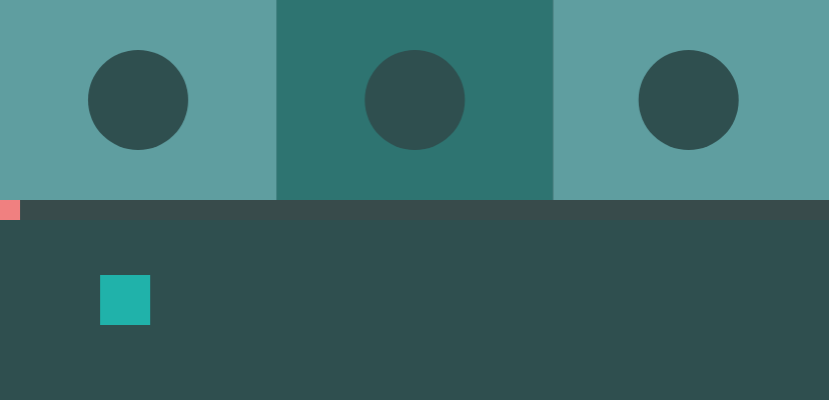
Frame 1 (no input)
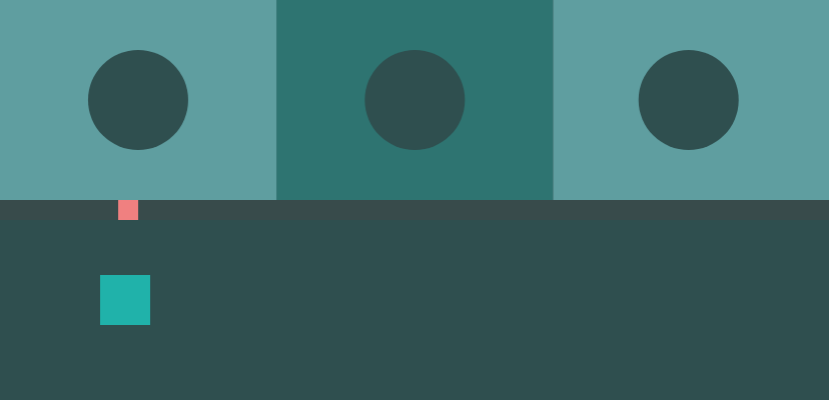
Frame 60 (no input)
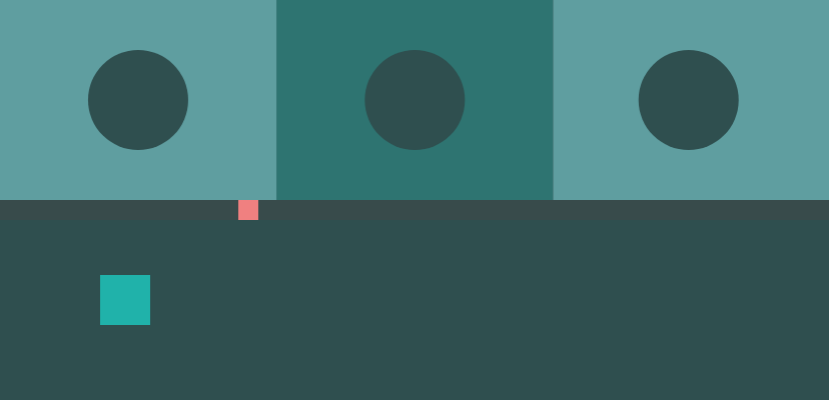
Frame 120 (the mouse pressed at the canvas centre since frame 60)

The p5.js sketch that drew these frames (run headless with seeded random() and noise() and a simulated clock; from frame 60 on, the mouse is pressed at the canvas centre):

// p5.js sketch
// ── sketch.js
//WEEK2 - ANIMATION AND MOUSE INTERACTION
//ICM Fall-2019 - Sep12
//Themis Garcia

//Circle Diameter
let diametro = 100;

//Rectangle Size
let square1 = {
  rectanguloX: 100,
  rectanguloY: 275,
  rectsizeX: 50,
  rectsizeY: 50,
};

let squareshadow1 = {
  rectanguloX: 110,
  rectanguloY: 285,
  rectsizeX: 50,
  rectsizeY: 50,
};

let square2 = {
  rectanguloX: 0,
  rectanguloY: 200,
  rectsizeX: 20,
  rectsizeY: 20,
};

function setup() {
  createCanvas(random(400, 1000), 400);
}

function draw() {

  background(47, 79, 79);
  noStroke();
  smooth();

  //I have to define the position  of each circle in draw, because is comparing with the size of the canvas. and I can not use this comparassion until the canvas is created.

  let circulo1 = {
    posicionX: width * 0.333 / 2,
    posicionY: height * 0.25,
  };

  let circulo2 = {
    posicionX: width * 0.50,
    posicionY: height * 0.25,
  };

  let circulo3 = {
    posicionX: width * 0.83,
    posicionY: height * 0.25,
  };

  //Drawing rectangle in relation to the size of the canvas
  //rect(positionX,positionY,sizeX,sizeY);
  //I tried use the "width" and "height" dividing and multiplying to see difference. When use multiplication is like use percentege (width * .50). Dividing (600/3=200 or width/3)

  // Long Dark Rectangle below buttons

  fill(70, 70, 70, 100);
  rect(width * 0, height * 0, width, height * 0.55);

  //First Rectangle
  fill(95, 158, 160);
  rect(width * 0, height * 0, width / 3, height * 0.50);

  //Second Rectangle
  fill(32, 178, 170, 100);
  rect(width / 3, 0, width / 3, height / 2);

  //Third Rectangle
  fill(95, 158, 160);
  rect(width / 3 * 2, 0, width / 3, height / 2);


  //Movable Square
  fill(32, 178, 170);
  rect(square1.rectanguloX, square1.rectanguloY, square1.rectsizeX,
    square1.rectsizeY);

  //Animated Pink Square
  fill(240, 128, 128);
  rect(square2.rectanguloX, square2.rectanguloY, square2.rectsizeX,
    square2.rectsizeY);

  square2.rectanguloX += 2
  if (square2.rectanguloX >= width) {
    square2.rectanguloX = 0 - square2.rectsizeX;
  }

  //CIRCLE 1

  //For the first circle, create Variable to calculate distance. Distance is a number calculate between two points: compare the position of the mouse with the position of circle.
  let distanciaCirculo1 = dist(mouseX, mouseY, circulo1.posicionX, circulo1.posicionY);

  //color of circle without pressing mouse
  fill(47, 79, 79);
  circle(circulo1.posicionX, circulo1.posicionY, diametro);


  if (mouseIsPressed) {

    // distanciaCirculo1 is dist

    if (distanciaCirculo1 < diametro / 2) {

      //When circle pressed

      //Shadow of the circle

      fill(105, 105, 105, 100);
      circle(circulo1.posicionX, circulo1.posicionY, diametro + 15);

      //change of color when circle pressed

      fill(240, 128, 128);
      circle(circulo1.posicionX, circulo1.posicionY, diametro);

      //Movin square to left
      rect(square1.rectanguloX -= 3, square1.rectanguloY, square1.rectsizeX, square1.rectsizeY);

    }

  } // Close mouseIsPressed


  // CIRCLE 2

  let distanciaCirculo2 = dist(mouseX, mouseY, circulo2.posicionX, circulo2.posicionY);

  //Color of random in Square
  let r = random(0, 255);
  let g = random(0, 255);
  let b = random(0, 255);


  fill(47, 79, 79);
  circle(width * 0.50, height * 0.25, diametro);


  if (mouseIsPressed) {
    if (distanciaCirculo2 < diametro / 2) {

      //Shadow of the circle

      fill(85, 85, 85, 100);
      circle(circulo2.posicionX, circulo2.posicionY, diametro + 15);

      //change of color when circle pressed

      fill(240, 128, 128);
      circle(width * 0.50, height * 0.25, diametro);

      //Square random colors
      fill(r, g, b, 200);
      rect(square1.rectanguloX, square1.rectanguloY, square1.rectsizeX, square1.rectsizeY);
    }

  } // Close mouseIsPressed


  //  CIRCLE 3

  let distanciaCirculo3 = dist(mouseX, mouseY, circulo3.posicionX, circulo3.posicionY);

  fill(47, 79, 79);
  circle(circulo3.posicionX, circulo3.posicionY, diametro);


  if (mouseIsPressed) {
    if (distanciaCirculo3 < diametro / 2) {

      //Shadow of the circle
      fill(105, 105, 105, 100);
      circle(circulo3.posicionX, circulo3.posicionY, diametro + 15);

      //change of color when circle pressed

      fill(240, 128, 128);
      circle(width * 0.83, height * 0.25, diametro);

      rect(square1.rectanguloX += 2, square1.rectanguloY, square1.rectsizeX,
        square1.rectsizeY);
    }

  } //Close mouseIsPressed

}
